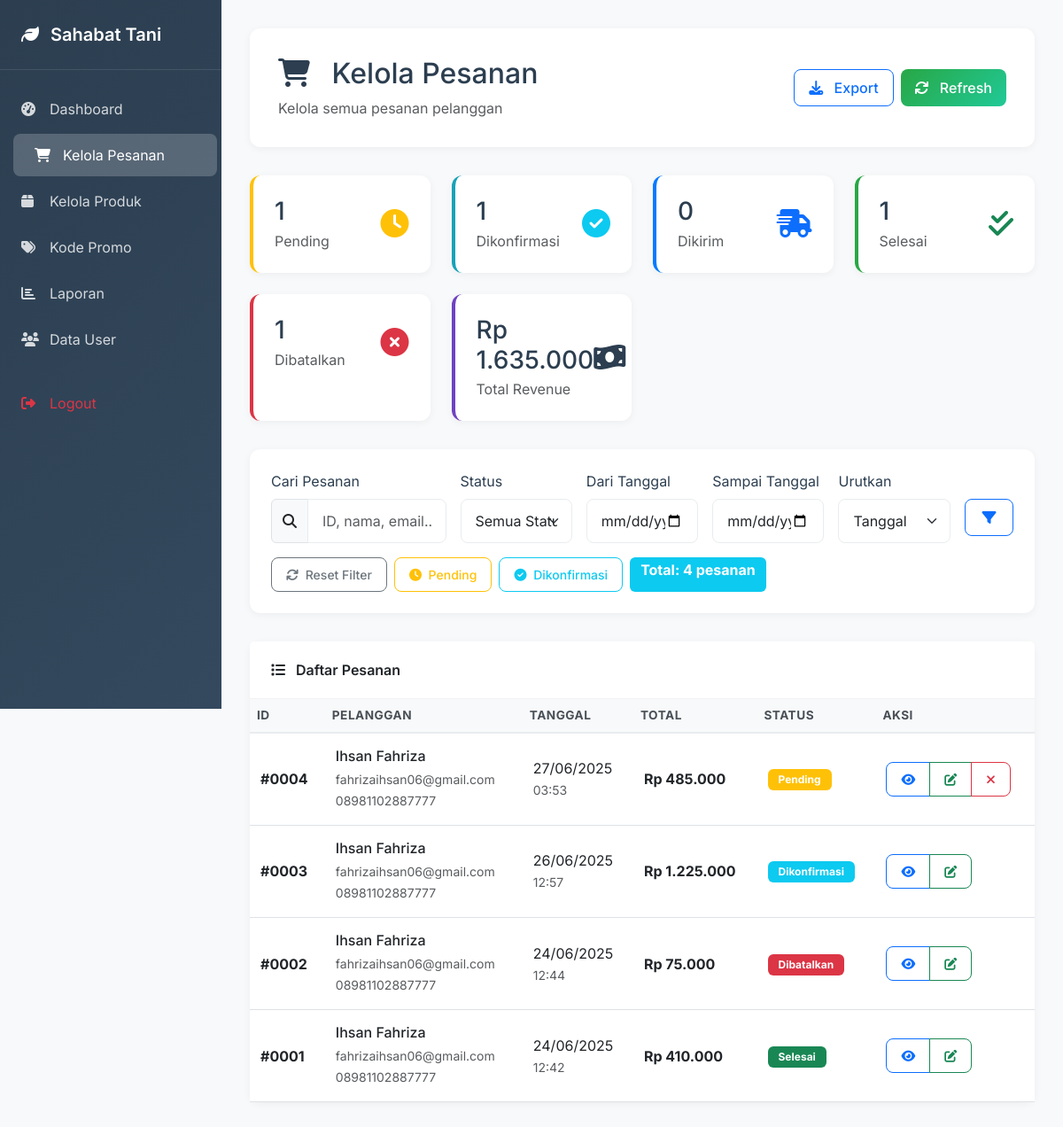
The app's page /admin/orders.php (signed in) with its own data.
### tables this page shows
CREATE TABLE `orders` (
  `id` int(11) NOT NULL,
  `user_id` int(11) NOT NULL,
  `order_number` varchar(50) NOT NULL,
  `nama_lengkap` varchar(100) NOT NULL,
  `telepon` varchar(20) NOT NULL,
  `email` varchar(100) NOT NULL,
  `alamat` text NOT NULL,
  `provinsi` varchar(50) NOT NULL,
  `province_id` int(11) DEFAULT NULL,
  `kota` varchar(50) NOT NULL,
  `city_id` int(11) DEFAULT NULL,
  `kode_pos` varchar(10) NOT NULL,
  `payment_method` enum('bank_transfer','cod') NOT NULL,
  `courier` varchar(20) DEFAULT NULL,
  `shipping_service` varchar(100) DEFAULT NULL,
  `shipping_etd` varchar(20) DEFAULT NULL,
  `subtotal` decimal(12,2) NOT NULL,
  `shipping_cost` decimal(10,2) NOT NULL DEFAULT 0.00,
  `cod_fee` decimal(10,2) NOT NULL DEFAULT 0.00,
  `discount` decimal(10,2) NOT NULL DEFAULT 0.00,
  `total` decimal(12,2) NOT NULL,
  `catatan` text DEFAULT NULL,
  `status` enum('pending','confirmed','processing','shipped','delivered','cancelled') DEFAULT 'pending',
  `payment_status` enum('pending','paid','failed') DEFAULT 'pending',
  `payment_proof` varchar(255) DEFAULT NULL,
  `payment_verified_at` datetime DEFAULT NULL,
  `tracking_number` varchar(100) DEFAULT NULL,
  `shipped_at` datetime DEFAULT NULL,
  `delivered_at` datetime DEFAULT NULL,
  `created_at` timestamp NOT NULL DEFAULT current_timestamp(),
  `updated_at` timestamp NOT NULL DEFAULT current_timestamp() ON UPDATE current_timestamp(),
  `total_amount` decimal(10,2) NOT NULL DEFAULT 0.00,
  `shipping_address` text DEFAULT NULL,
  `notes` text DEFAULT NULL,
  `admin_notes` text DEFAULT NULL,
  `customer_notes` text DEFAULT NULL
);

CREATE TABLE `users` (
  `id` int(11) NOT NULL,
  `nama` varchar(100) NOT NULL,
  `email` varchar(100) NOT NULL,
  `password` varchar(255) NOT NULL,
  `no_hp` varchar(20) DEFAULT NULL,
  `alamat` text DEFAULT NULL,
  `role` enum('admin','customer') DEFAULT 'customer',
  `status` enum('active','inactive') DEFAULT 'active',
  `created_at` timestamp NOT NULL DEFAULT current_timestamp(),
  `updated_at` timestamp NOT NULL DEFAULT current_timestamp() ON UPDATE current_timestamp(),
  `telepon` varchar(20) DEFAULT NULL
);

### admin/orders.php (the view, shortened to what the rows shown need)
<?php
    require_once '../includes/config.php';
    $sort = $_GET['sort'] ?? 'created_at';
    $order = $_GET['order'] ?? 'DESC';
    $params = [];
    $where_clause = '';
    try {
        $query = "SELECT o.*, u.nama, u.email, u.no_hp
                    FROM orders o
                    JOIN users u ON o.user_id = u.id
                    $where_clause
                    ORDER BY o.$sort $order";
        $stmt = $pdo->prepare($query);
        $stmt->execute($params);
        $orders = $stmt->fetchAll();
    } catch (PDOException $e) {
        $orders = [];
        $message = 'Error loading orders: ' . $e->getMessage();
        $message_type = 'danger';
    }
    try {
        $stats = [
            'total' => 0,
            'pending' => 0,
            'confirmed' => 0,
            'shipped' => 0,
            'delivered' => 0,
            'cancelled' => 0,
            'revenue' => 0
        ];
        $stmt = $pdo->query("SELECT status, COUNT(*) as count, SUM(total_amount) as revenue FROM orders GROUP BY status");
        $results = $stmt->fetchAll();
        foreach ($results as $result) {
            $stats[$result['status']] = $result['count'];
            $stats['total'] += $result['count'];
            if (in_array($result['status'], ['confirmed', 'shipped', 'delivered'])) {
                $stats['revenue'] += $result['revenue'];
            }
        }
    } catch (PDOException $e) {
        $stats = ['total' => 0, 'pending' => 0, 'confirmed' => 0, 'shipped' => 0, 'delivered' => 0, 'cancelled' => 0, 'revenue' => 0];
    }
?>
<!DOCTYPE html>
<html lang="id">
<head>
    <link href="https://cdn.jsdelivr.net/npm/bootstrap@5.3.0/dist/css/bootstrap.min.css" rel="stylesheet">
    <link href="https://cdnjs.cloudflare.com/ajax/libs/font-awesome/6.4.0/css/all.min.css" rel="stylesheet">
</head>
<body>
    <div class="main-content">
        <div class="page-header animate-fade-in">
            <div class="d-flex justify-content-between align-items-center">
                <div>
                    <h2 class="mb-2">
                        <i class="fas fa-shopping-cart me-3"></i>
                        Kelola Pesanan
                    </h2>
                </div>
            </div>
        </div>
        <div class="stats-grid animate-fade-in">
            <div class="stats-card pending">
                <div class="d-flex justify-content-between align-items-center">
                    <div>
                        <h3 class="mb-1"><?php echo $stats['pending']; ?></h3>
                        <p class="text-muted mb-0">Pending</p>
                    </div>
                </div>
            </div>
            <div class="stats-card confirmed">
                <div class="d-flex justify-content-between align-items-center">
                    <div>
                        <h3 class="mb-1"><?php echo $stats['confirmed']; ?></h3>
                        <p class="text-muted mb-0">Dikonfirmasi</p>
                    </div>
                </div>
            </div>
            <div class="stats-card delivered">
                <div class="d-flex justify-content-between align-items-center">
                    <div>
                        <h3 class="mb-1"><?php echo $stats['delivered']; ?></h3>
                        <p class="text-muted mb-0">Selesai</p>
                    </div>
                </div>
            </div>
            <div class="stats-card cancelled">
                <div class="d-flex justify-content-between align-items-center">
                    <div>
                        <h3 class="mb-1"><?php echo $stats['cancelled']; ?></h3>
                        <p class="text-muted mb-0">Dibatalkan</p>
                    </div>
                </div>
            </div>
        </div>
        <div class="card animate-fade-in">
            <div class="card-body p-0">
                <div class="table-responsive">
                    <table class="table table-hover mb-0">
                        <thead>
                            <tr>
                                <th>ID</th>
                                <th>Pelanggan</th>
                                <th>Tanggal</th>
                                <th>Total</th>
                                <th>Status</th>
                                <th>Aksi</th>
                            </tr>
                        </thead>
                        <tbody>
                            <?php if (empty($orders)): ?>
                                <tr>
                                    <td colspan="6" class="text-center py-5 text-muted">
                                        <i class="fas fa-shopping-cart fa-3x mb-3 d-block"></i>
                                        <h5>Belum ada pesanan</h5>
                                        <p>Pesanan akan muncul di sini ketika pelanggan melakukan pembelian</p>
                                    </td>
                                </tr>
                            <?php else: ?>
                                <?php foreach ($orders as $order): ?>
                                    <tr>
                                        <td>
                                            <strong>#<?php echo str_pad($order['id'], 4, '0', STR_PAD_LEFT); ?></strong>
                                        </td>
                                        <td>
                                            <div>
                                                <h6 class="mb-1"><?php echo htmlspecialchars($order['nama']); ?></h6>
                                                <small class="text-muted">
                                                    <?php echo htmlspecialchars($order['email']); ?>
                                                    <?php if ($order['no_hp']): ?>
                                                        <br><?php echo htmlspecialchars($order['no_hp']); ?>
                                                    <?php endif; ?>
                                                </small>
                                            </div>
                                        </td>
                                        <td>
                                            <div>
                                                <?php echo date('d/m/Y', strtotime($order['created_at'])); ?>
                                                <br>
                                                <small class="text-muted">
                                                    <?php echo date('H:i', strtotime($order['created_at'])); ?>
                                                </small>
                                            </div>
                                        </td>
                                        <td>
                                            <strong>Rp <?php echo number_format($order['total_amount'], 0, ',', '.'); ?></strong>
                                        </td>
                                        <td>
                                            <?php
                                            $status_class = '';
                                            $status_text = '';
                                            switch ($order['status']) {
                                                case 'pending':
                                                    $status_class = 'bg-warning';
                                                    $status_text = 'Pending';
                                                    break;
                                                case 'confirmed':
                                                    $status_class = 'bg-info';
                                                    $status_text = 'Dikonfirmasi';
                                                    break;
                                                case 'delivered':
                                                    $status_class = 'bg-success';
                                                    $status_text = 'Selesai';
                                                    break;
                                                case 'cancelled':
                                                    $status_class = 'bg-danger';
                                                    $status_text = 'Dibatalkan';
                                                    break;
                                            }
                                            ?>
                                            <span class="badge <?php echo $status_class; ?>">
                                                <?php echo $status_text; ?>
                                            </span>
                                        </td>
                                        <td>
                                            <div class="btn-group" role="group">
                                                <button class="btn btn-sm btn-outline-primary"
                                                    onclick="viewOrder(<?php echo $order['id']; ?>)"
                                                    data-bs-toggle="tooltip" title="Lihat Detail">
                                                    <i class="fas fa-eye"></i>
                                                </button>
                                                <button class="btn btn-sm btn-outline-success"
                                                    onclick="updateStatus(<?php echo $order['id']; ?>, '<?php echo $order['status']; ?>')"
                                                    data-bs-toggle="tooltip" title="Update Status">
                                                    <i class="fas fa-edit"></i>
                                                </button>
                                                <?php if ($order['status'] == 'pending'): ?>
                                                    <button class="btn btn-sm btn-outline-danger"
                                                        onclick="cancelOrder(<?php echo $order['id']; ?>)"
                                                        data-bs-toggle="tooltip" title="Batalkan">
                                                        <i class="fas fa-times"></i>
                                                    </button>
                                                <?php endif; ?>
                                            </div>
                                        </td>
                                    </tr>
                                <?php endforeach; ?>
                            <?php endif; ?>
                        </tbody>
                    </table>
                </div>
            </div>
        </div>
    </div>
</body>
</html>

### records on screen
orders: id "1", id "0001", user.nama "Ihsan Fahriza", user.email "fahrizaihsan06@gmail.com", user.no_hp "08981102887777", created_at "24/06/2025", created_at "12:42", total_amount "410.000", status "Selesai"
orders: id "0004", user.nama "Ihsan Fahriza", user.email "fahrizaihsan06@gmail.com", user.no_hp "08981102887777", created_at "27/06/2025", created_at "03:53", total_amount "485.000", status "Pending"
orders: id "0003", user.nama "Ihsan Fahriza", user.email "fahrizaihsan06@gmail.com", user.no_hp "08981102887777", created_at "26/06/2025", created_at "12:57", total_amount "1.225.000", status "Dikonfirmasi"
orders: id "0002", user.nama "Ihsan Fahriza", user.email "fahrizaihsan06@gmail.com", user.no_hp "08981102887777", created_at "24/06/2025", created_at "12:44", total_amount "75.000", status "Dibatalkan"

### other values on screen
$stats['shipped'] "0"
$stats['revenue'] "1.635.000"
count($orders) "4"
